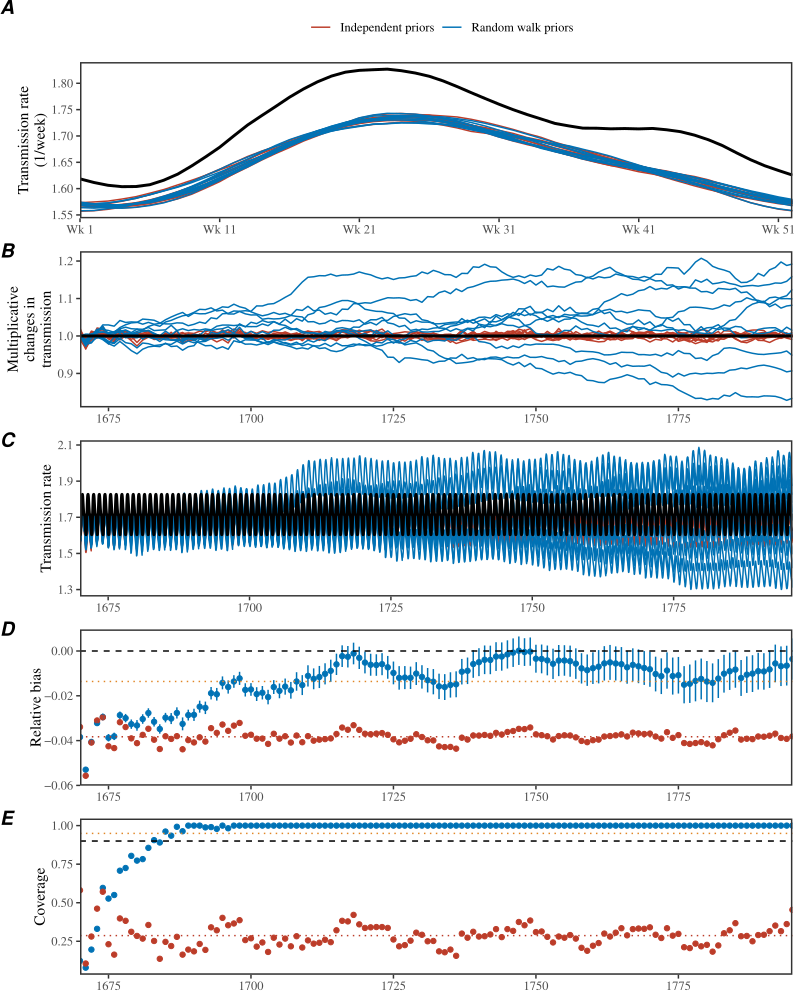

Recreate this plot in R.
library(dplyr)
library(ggplot2); theme_set(theme_bw(base_family = "Times"))
library(egg)
library(cmdstanr)
library(gridExtra)
source("../R/colors.R")

load("../simulate/simulate_rep_nochange.rda")
load("../stanfit_sir_perturb_demog_dd_rep_nc/stanfit_sir_perturb_demog_dd_cmdstanr_rep_nc1.rda")
load("../stanfit_sir_perturb_demog_dd_rep_nc/stanfit_sir_perturb_demog_dd_cmdstanr_rep_nc2.rda")
load("../stanfit_sir_perturb_demog_dd_rep_nc/stanfit_sir_perturb_demog_dd_cmdstanr_rep_nc3.rda")
load("../stanfit_sir_perturb_demog_dd_rep_nc/stanfit_sir_perturb_demog_dd_cmdstanr_rep_nc4.rda")
load("../stanfit_sir_perturb_demog_dd_rep_nc/stanfit_sir_perturb_demog_dd_cmdstanr_rep_nc5.rda")
load("../stanfit_sir_perturb_demog_dd_rep_nc/stanfit_sir_perturb_demog_dd_cmdstanr_rep_nc6.rda")
load("../stanfit_sir_perturb_demog_dd_rep_nc/stanfit_sir_perturb_demog_dd_cmdstanr_rep_nc7.rda")
load("../stanfit_sir_perturb_demog_dd_rep_nc/stanfit_sir_perturb_demog_dd_cmdstanr_rep_nc8.rda")
load("../stanfit_sir_perturb_demog_dd_rep_nc/stanfit_sir_perturb_demog_dd_cmdstanr_rep_nc9.rda")
load("../stanfit_sir_perturb_demog_dd_rep_nc/stanfit_sir_perturb_demog_dd_cmdstanr_rep_nc10.rda")

load("../stanfit_sir_perturb_demog_dd_norw_rep_nc/stanfit_sir_perturb_demog_dd_norw_cmdstanr_rep_nc1.rda")
load("../stanfit_sir_perturb_demog_dd_norw_rep_nc/stanfit_sir_perturb_demog_dd_norw_cmdstanr_rep_nc2.rda")
load("../stanfit_sir_perturb_demog_dd_norw_rep_nc/stanfit_sir_perturb_demog_dd_norw_cmdstanr_rep_nc3.rda")
load("../stanfit_sir_perturb_demog_dd_norw_rep_nc/stanfit_sir_perturb_demog_dd_norw_cmdstanr_rep_nc4.rda")
load("../stanfit_sir_perturb_demog_dd_norw_rep_nc/stanfit_sir_perturb_demog_dd_norw_cmdstanr_rep_nc5.rda")
load("../stanfit_sir_perturb_demog_dd_norw_rep_nc/stanfit_sir_perturb_demog_dd_norw_cmdstanr_rep_nc6.rda")
load("../stanfit_sir_perturb_demog_dd_norw_rep_nc/stanfit_sir_perturb_demog_dd_norw_cmdstanr_rep_nc7.rda")
load("../stanfit_sir_perturb_demog_dd_norw_rep_nc/stanfit_sir_perturb_demog_dd_norw_cmdstanr_rep_nc8.rda")
load("../stanfit_sir_perturb_demog_dd_norw_rep_nc/stanfit_sir_perturb_demog_dd_norw_cmdstanr_rep_nc9.rda")
load("../stanfit_sir_perturb_demog_dd_norw_rep_nc/stanfit_sir_perturb_demog_dd_norw_cmdstanr_rep_nc10.rda")

betaorig <- data.frame(
  week=1:52,
  true=exp(simulate_rep_nochange[[1]]$logbeta)
)

betadata <- lapply(1:10, function(x){
  dd <- get(paste0("summary_sir_perturb_demog_dd_cmdstanr_laplace_rep_nc", x))
  
  data.frame(
    week=1:52,
    fit=x,
    est=exp(dd$median[grepl("logbeta\\[", dd$variable)]),
    lwr=exp(dd$q5[grepl("logbeta\\[", dd$variable)]),
    upr=exp(dd$q95[grepl("logbeta\\[", dd$variable)])
  )
}) %>%
  bind_rows

betadata_norw <- lapply(1:10, function(x){
  dd <- get(paste0("summary_sir_perturb_demog_dd_norw_cmdstanr_laplace_rep_nc", x))
  
  data.frame(
    week=1:52,
    fit=x,
    est=exp(dd$median[grepl("logbeta\\[", dd$variable)]),
    lwr=exp(dd$q5[grepl("logbeta\\[", dd$variable)]),
    upr=exp(dd$q95[grepl("logbeta\\[", dd$variable)])
  )
}) %>%
  bind_rows

betadata_all <- bind_rows(
  betadata %>% mutate(group="Random walk priors"),
  betadata_norw %>% mutate(group="Independent priors")
)

g1 <- ggplot(betadata_all) +
  geom_line(aes(week, est, group=interaction(fit, group), col=group)) +
  geom_line(data=betaorig, aes(week, true), lwd=1) +
  scale_color_manual("", values=colors_default[c(1,3)]) +
  scale_x_continuous("Week of year", expand=c(0, 0),
                     breaks=c(1, 11, 21, 31, 41, 51),
                     labels=c("Wk 1", "Wk 11", "Wk 21", "Wk 31", "Wk 41", "Wk 51")) +
  scale_y_continuous("Transmission rate\n(1/week)") +
  theme(
    panel.grid = element_blank(),
    panel.border = element_rect(linewidth=1),
    axis.title.x = element_blank(),
    legend.position = "top"
  )

epsilonorig <- data.frame(
  year=unique(simulate_rep_nochange[[1]][[1]]$year)+1669,
  true=exp(simulate_rep_nochange[[1]]$epsilon)
)

epsilondata <- lapply(1:10, function(x){
  dd <- get(paste0("summary_sir_perturb_demog_dd_cmdstanr_laplace_rep_nc", x))
  
  data.frame(
    year=unique(simulate_rep_nochange[[1]][[1]]$year)+1669,
    fit=x,
    est=(dd$median[grepl("^epsilon\\[", dd$variable)]),
    lwr=(dd$q5[grepl("^epsilon\\[", dd$variable)]),
    upr=(dd$q95[grepl("^epsilon\\[", dd$variable)])
  )
}) %>%
  bind_rows

epsilondata_norw <- lapply(1:10, function(x){
  dd <- get(paste0("summary_sir_perturb_demog_dd_norw_cmdstanr_laplace_rep_nc", x))
  
  data.frame(
    year=unique(simulate_rep_nochange[[1]][[1]]$year)+1669,
    fit=x,
    est=(dd$median[grepl("^epsilon\\[", dd$variable)]),
    lwr=(dd$q5[grepl("^epsilon\\[", dd$variable)]),
    upr=(dd$q95[grepl("^epsilon\\[", dd$variable)])
  )
}) %>%
  bind_rows

epsilondata_all <- bind_rows(
  epsilondata %>% mutate(group="Random walk priors"),
  epsilondata_norw %>% mutate(group="Independent priors")
)

g2 <- ggplot(epsilondata_all) +
  geom_line(aes(year, exp(est), group=interaction(fit, group), col=group)) +
  geom_line(data=epsilonorig, aes(year, true), lwd=1) +
  geom_hline(yintercept=1, lty=2) +
  scale_x_continuous("Year", expand=c(0, 0)) +
  scale_y_continuous("Multiplicative\nchanges in\ntransmission") +
  scale_color_manual("", values=colors_default[c(1,3)]) +
  theme(
    panel.grid = element_blank(),
    panel.border = element_rect(linewidth=1),
    axis.title.x = element_blank(),
    legend.position = "none"
  )

befforig <- data.frame(
  year=simulate_rep_nochange[[1]][[1]]$year+1669,
  week=simulate_rep_nochange[[1]][[1]]$week,
  true=c(sapply(exp(simulate_rep_nochange[[1]]$epsilon), function(x) {
    x*exp(simulate_rep_nochange[[1]]$logbeta)
  }))
)

beffdata <- lapply(1:10, function(x){
  dd <- get(paste0("summary_sir_perturb_demog_dd_cmdstanr_laplace_rep_nc", x))
  
  data.frame(
    year=simulate_rep_nochange[[1]][[1]]$year+1669,
    week=simulate_rep_nochange[[1]][[1]]$week,
    fit=x,
    est=(dd$median[grepl("beta_eff\\[", dd$variable)]),
    lwr=(dd$q5[grepl("beta_eff\\[", dd$variable)]),
    upr=(dd$q95[grepl("beta_eff\\[", dd$variable)])
  )
}) %>%
  bind_rows

beffdata_norw <- lapply(1:10, function(x){
  dd <- get(paste0("summary_sir_perturb_demog_dd_norw_cmdstanr_laplace_rep_nc", x))
  
  data.frame(
    year=simulate_rep_nochange[[1]][[1]]$year+1669,
    week=simulate_rep_nochange[[1]][[1]]$week,
    fit=x,
    est=(dd$median[grepl("beta_eff\\[", dd$variable)]),
    lwr=(dd$q5[grepl("beta_eff\\[", dd$variable)]),
    upr=(dd$q95[grepl("beta_eff\\[", dd$variable)])
  )
}) %>%
  bind_rows

beffdata_all <- bind_rows(
  beffdata %>% mutate(group="Random walk priors"),
  beffdata_norw %>% mutate(group="Independent priors")
)

g3 <- ggplot(beffdata_all) +
  geom_line(aes(year+week/52, est, group=interaction(fit, group), col=group)) +
  geom_line(data=befforig, aes(year+week/52, true), lwd=1) +
  scale_x_continuous("Year", expand=c(0, 0)) +
  scale_y_continuous("Transmission rate") +
  scale_color_manual("", values=colors_default[c(1,3)]) +
  theme(
    panel.grid = element_blank(),
    panel.border = element_rect(linewidth=1),
    axis.title.x = element_blank(),
    legend.position = "none"
  )

coverdata <- merge(
  befforig,
  beffdata
) %>%
  mutate(
    bias = ((est)-true)/true,
    covered = (lwr) <= true & true <= (upr)
  ) %>%
  group_by(year) %>%
  summarize(
    bias_lwr=t.test(bias)[[4]][1],
    bias_upr=t.test(bias)[[4]][2],
    bias=mean(bias),
    coverage = mean(covered),
    n = n(),
    lwr = binom.test(sum(covered), n)[[4]][1],
    upr = binom.test(sum(covered), n)[[4]][2]
  )

coverdata_norw <- merge(
  befforig,
  beffdata_norw
) %>%
  mutate(
    bias = ((est)-true)/true,
    covered = (lwr) <= true & true <= (upr)
  ) %>%
  group_by(year) %>%
  summarize(
    bias_lwr=t.test(bias)[[4]][1],
    bias_upr=t.test(bias)[[4]][2],
    bias=mean(bias),
    coverage = mean(covered),
    n = n(),
    lwr = binom.test(sum(covered), n)[[4]][1],
    upr = binom.test(sum(covered), n)[[4]][2]
  )

coverdata_all <- bind_rows(
  coverdata %>% mutate(group="Random walk priors"),
  coverdata_norw %>% mutate(group="Independent priors")
)

g4 <- ggplot(coverdata_all) +
  geom_point(aes(year, bias, col=group)) +
  geom_errorbar(aes(year, ymin=bias_lwr, ymax=bias_upr, col=group), width=0) +
  geom_hline(yintercept=0, lty=2) +
  geom_hline(yintercept=mean(coverdata$bias), lty=3, col=ggsci::pal_nejm()(3)[3]) +
  geom_hline(yintercept=mean(coverdata_norw$bias), lty=3, col=ggsci::pal_nejm()(3)[1]) +
  scale_x_continuous("Year", expand=c(0, 0)) +
  scale_y_continuous("Relative bias") +
  scale_color_manual("", values=colors_default[c(1,3)]) +
  scale_fill_manual("", values=colors_default[c(1,3)]) +
  theme(
    panel.grid = element_blank(),
    panel.border = element_rect(linewidth=1),
    axis.title.x = element_blank(),
    legend.position = "none"
  )

g5 <- ggplot(coverdata_all) +
  geom_point(aes(year, coverage, col=group)) +
  geom_hline(yintercept=0.9, col="black", lty=2) +
  geom_hline(yintercept=mean(coverdata$coverage), lty=3, col=ggsci::pal_nejm()(3)[3]) +
  geom_hline(yintercept=mean(coverdata_norw$coverage), lty=3, col=ggsci::pal_nejm()(3)[1]) +
  scale_x_continuous("Year", expand=c(0, 0)) +
  scale_y_continuous("Coverage") +
  scale_color_manual("", values=colors_default[c(1,3)]) +
  scale_fill_manual("", values=colors_default[c(1,3)]) +
  theme(
    panel.grid = element_blank(),
    panel.border = element_rect(linewidth=1),
    axis.title.x = element_blank(),
    legend.position = "none"
  )

gcomb <- ggarrange(g1, g2, g3, g4, g5, ncol=1, labels=c("A", "B", "C", "D", "E"))

ggsave("figure_stanfit_rep_nc-v3.pdf", gcomb, width=8, height=10)
